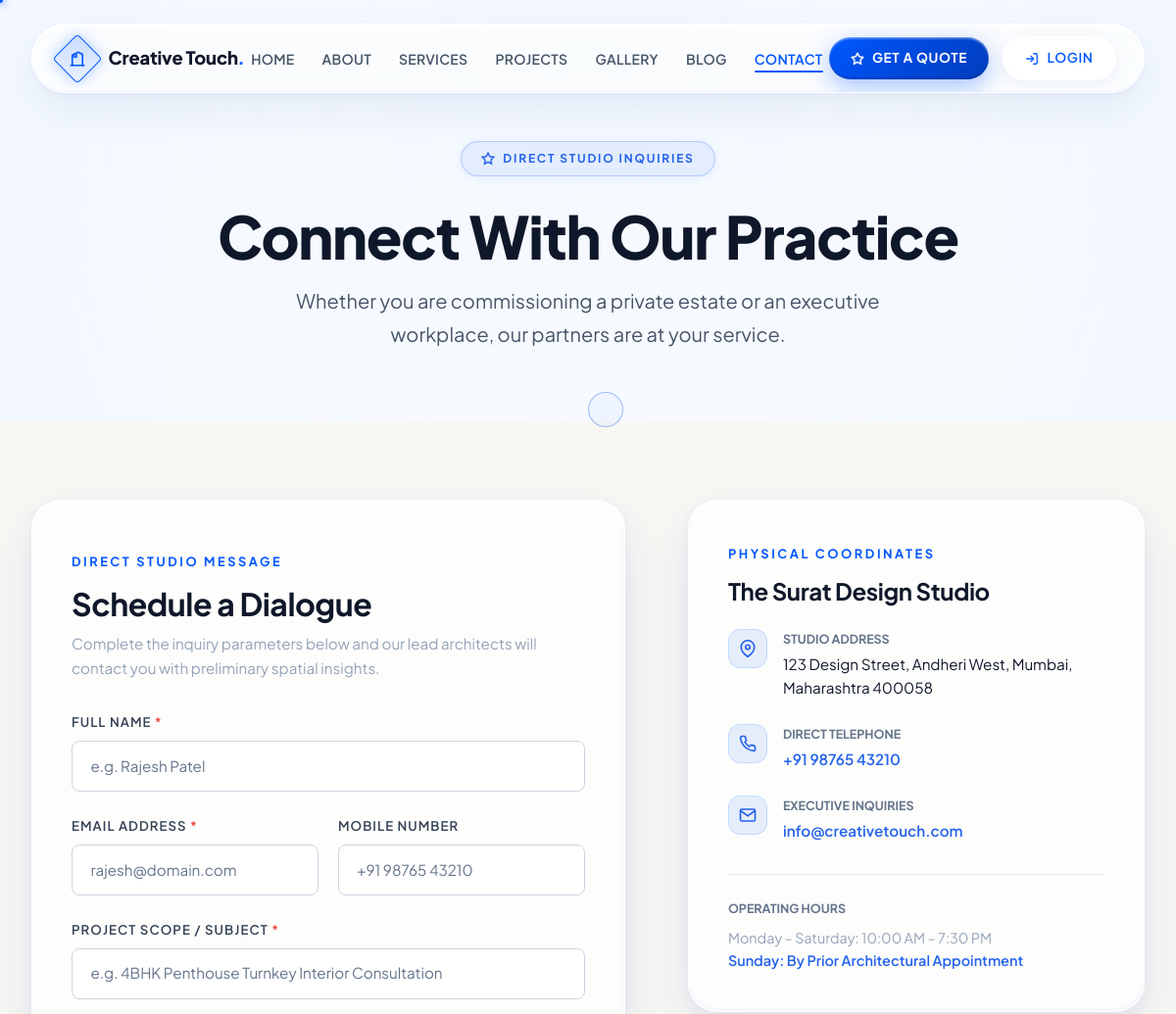
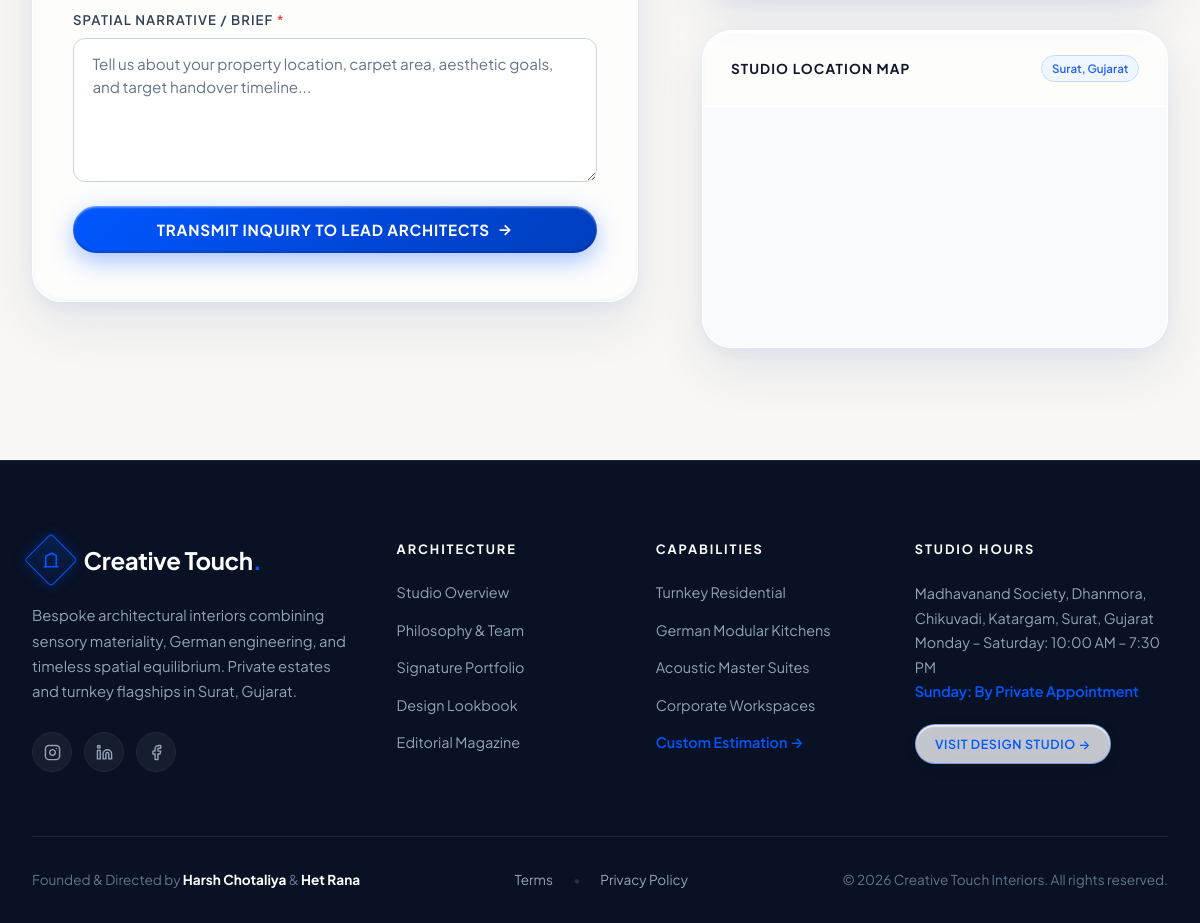
The page /contact.php on the database its author committed (2 pictures, top to bottom).
### tables this page shows
CREATE TABLE `website_content` (
  `id` int(11) NOT NULL,
  `section_key` varchar(100) NOT NULL,
  `content` text DEFAULT NULL,
  `updated_at` timestamp NOT NULL DEFAULT current_timestamp() ON UPDATE current_timestamp()
);

### includes/config.php (called while the page is built, shortened)
<?php
$conn = new mysqli(DB_HOST, DB_USER, DB_PASS, DB_NAME);
$conn->set_charset("utf8mb4");
function getSiteContent($key) {
    global $conn;
    $sql = "SELECT content FROM website_content WHERE section_key = ?";
    $stmt = $conn->prepare($sql);
    $stmt->bind_param("s", $key);
    $stmt->execute();
    $result = $stmt->get_result();
    if ($row = $result->fetch_assoc()) {
        return $row['content'];
    }
    return '';
}
?>

### contact.php (the view, shortened to what this page needs)
<?php
require_once 'includes/config.php';
$contact_address = getSiteContent('contact_address') ?: 'Madhavanand Society, Dhanmora, Chikuvadi, Katargam, Surat, Gujarat 395004';
$contact_phone = getSiteContent('contact_phone') ?: '+91 9316856961';
$contact_email = getSiteContent('contact_email') ?: 'harshchotaliya@gmail.com';
include 'includes/header.php';
?>
    <section class="spatial-hero-section" style="min-height: 50vh; padding-top: 8rem; padding-bottom: 3.5rem; background: radial-gradient(circle at 50% 20%, #eff6ff 0%, #ffffff 85%);">
        <div class="spatial-hero-scrim"></div>
        <div class="spatial-hero-content" style="padding: 1rem;">
            <div class="spatial-hero-pill">
                <svg width="14" height="14" viewBox="0 0 24 24" fill="none" stroke="currentColor" stroke-width="2.5">
                    <polygon points="12 2 15.09 8.26 22 9.27 17 14.14 18.18 21.02 12 17.77 5.82 21.02 7 14.14 2 9.27 8.91 8.26 12 2"></polygon>
                </svg>
                <span>Direct Studio Inquiries</span>
            </div>
            <h1 class="spatial-hero-title" style="font-size: clamp(2.4rem, 5vw, 4rem); margin-bottom: 1rem; color: #0f172a;">
                Connect With Our Practice
            </h1>
            <p class="spatial-hero-subtitle" style="margin-bottom: 0; color: #475569;">
                Whether you are commissioning a private estate or an executive workplace, our partners are at your service.
            </p>
        </div>
    </section>
    <section class="spatial-section" style="padding: 5rem 0 7rem;">
        <div class="container">
            <div style="display: grid; grid-template-columns: 1.3fr 1fr; gap: 4rem; align-items: start;">
                <div style="background: var(--glass-bg-card); border: 1px solid var(--glass-border); border-radius: var(--radius-2xl); padding: 3rem 2.5rem; box-shadow: var(--shadow-spatial-lg);">
                    <span class="spatial-section-eyebrow">Direct Studio Message</span>
                    <h2 style="font-size: 2rem; color: #0f172a; margin-bottom: 0.5rem;">
                        Schedule a Dialogue
                    </h2>
                    <p style="color: var(--color-stone-light); font-size: 0.95rem; margin-bottom: 2rem;">
                        Complete the inquiry parameters below and our lead architects will contact you with preliminary spatial insights.
                    </p>
                    <form id="contactForm" method="POST">
                        <div class="spatial-form-group">
                            <label class="spatial-form-label" for="contact_name">Full Name <span class="req">*</span></label>
                            <input type="text" id="contact_name" name="name" class="spatial-form-control" required placeholder="e.g. Rajesh Patel">
                        </div>
                        <div style="display: grid; grid-template-columns: 1fr 1fr; gap: 1.25rem;">
                            <div class="spatial-form-group">
                                <label class="spatial-form-label" for="contact_email">Email Address <span class="req">*</span></label>
                                <input type="email" id="contact_email" name="email" class="spatial-form-control" required placeholder="rajesh@domain.com">
                            </div>
                            <div class="spatial-form-group">
                                <label class="spatial-form-label" for="contact_phone">Mobile Number</label>
                                <input type="tel" id="contact_phone" name="phone" class="spatial-form-control" placeholder="+91 98765 43210">
                            </div>
                        </div>
                        <div class="spatial-form-group">
                            <label class="spatial-form-label" for="contact_subject">Project Scope / Subject <span class="req">*</span></label>
                            <input type="text" id="contact_subject" name="subject" class="spatial-form-control" required placeholder="e.g. 4BHK Penthouse Turnkey Interior Consultation">
                        </div>
                        <div class="spatial-form-group">
                            <label class="spatial-form-label" for="contact_message">Spatial Narrative / Brief <span class="req">*</span></label>
                            <textarea id="contact_message" name="message" rows="5" class="spatial-form-control" required placeholder="Tell us about your property location, carpet area, aesthetic goals, and target handover timeline..."></textarea>
                        </div>
                        <button type="submit" class="btn-spatial-bronze" style="width: 100%; justify-content: center; padding: 0.85rem; font-size: 0.95rem;">
                            <span>Transmit Inquiry to Lead Architects</span> &rarr;
                        </button>
                    </form>
                </div>
                <div>
                    <div style="background: var(--glass-bg-card); border: 1px solid var(--glass-border); border-radius: var(--radius-2xl); padding: 2.5rem; box-shadow: var(--shadow-spatial-lg); margin-bottom: 2rem;">
                        <span class="spatial-section-eyebrow">Physical Coordinates</span>
                        <h3 style="font-size: 1.5rem; color: #0f172a; margin-bottom: 1.5rem;">The Surat Design Studio</h3>
                        <div style="display: flex; flex-direction: column; gap: 1.5rem;">
                            <div style="display: flex; gap: 1rem; align-items: flex-start;">
                                <div style="width: 40px; height: 40px; border-radius: var(--radius-md); background: rgba(37, 99, 235, 0.1); border: 1px solid #bfdbfe; display: flex; align-items: center; justify-content: center; color: #2563eb; flex-shrink: 0;">
                                    <svg width="18" height="18" viewBox="0 0 24 24" fill="none" stroke="currentColor" stroke-width="2.2"><path d="M21 10c0 7-9 13-9 13s-9-6-9-13a9 9 0 0 1 18 0z"></path><circle cx="12" cy="10" r="3"></circle></svg>
                                </div>
                                <div>
                                    <div style="font-size: 0.78rem; text-transform: uppercase; color: var(--color-stone); font-weight: 700;">Studio Address</div>
                                    <div style="color: #0f172a; font-size: 0.95rem; margin-top: 0.2rem; line-height: 1.6;">
                                        <?php echo htmlspecialchars($contact_address); ?>
                                    </div>
                                </div>
                            </div>
                            <div style="display: flex; gap: 1rem; align-items: flex-start;">
                                <div style="width: 40px; height: 40px; border-radius: var(--radius-md); background: rgba(37, 99, 235, 0.1); border: 1px solid #bfdbfe; display: flex; align-items: center; justify-content: center; color: #2563eb; flex-shrink: 0;">
                                </div>
                                <div>
                                    <div style="font-size: 0.78rem; text-transform: uppercase; color: var(--color-stone); font-weight: 700;">Direct Telephone</div>
                                    <div style="color: #0f172a; font-size: 0.95rem; margin-top: 0.2rem;">
                                        <a href="tel:<?php echo htmlspecialchars($contact_phone); ?>" style="color: #2563eb; font-weight: 600; text-decoration: none;">
                                            <?php echo htmlspecialchars($contact_phone); ?>
                                        </a>
                                    </div>
                                </div>
                            </div>
                            <div style="display: flex; gap: 1rem; align-items: flex-start;">
                                <div style="width: 40px; height: 40px; border-radius: var(--radius-md); background: rgba(37, 99, 235, 0.1); border: 1px solid #bfdbfe; display: flex; align-items: center; justify-content: center; color: #2563eb; flex-shrink: 0;">
                                    <svg width="18" height="18" viewBox="0 0 24 24" fill="none" stroke="currentColor" stroke-width="2.2"><path d="M4 4h16c1.1 0 2 .9 2 2v12c0 1.1-.9 2-2 2H4c-1.1 0-2-.9-2-2V6c0-1.1.9-2 2-2z"></path><polyline points="22,6 12,13 2,6"></polyline></svg>
                                </div>
                                <div>
                                    <div style="font-size: 0.78rem; text-transform: uppercase; color: var(--color-stone); font-weight: 700;">Executive Inquiries</div>
                                    <div style="color: #0f172a; font-size: 0.95rem; margin-top: 0.2rem;">
                                        <a href="mailto:<?php echo htmlspecialchars($contact_email); ?>" style="color: #2563eb; font-weight: 600; text-decoration: none;">
                                            <?php echo htmlspecialchars($contact_email); ?>
                                        </a>
                                    </div>
                                </div>
                            </div>
                        </div>
                        <div style="margin-top: 2rem; padding-top: 1.5rem; border-top: 1px solid #e2e8f0;">
                            <div style="font-size: 0.78rem; text-transform: uppercase; color: var(--color-stone); font-weight: 700; margin-bottom: 0.5rem;">Operating Hours</div>
                            <p style="color: var(--color-stone-light); font-size: 0.9rem; line-height: 1.6; margin: 0;">
                                Monday – Saturday: 10:00 AM – 7:30 PM<br>
                                <span style="color: #2563eb; font-weight: 600;">Sunday: By Prior Architectural Appointment</span>
                            </p>
                        </div>
                    </div>
                    <div style="background: var(--glass-bg-card); border: 1px solid var(--glass-border); border-radius: var(--radius-2xl); overflow: hidden; box-shadow: var(--shadow-spatial-lg);">
                        <div style="padding: 1.5rem 1.75rem; border-bottom: 1px solid var(--glass-border); display: flex; justify-content: space-between; align-items: center;">
                            <span style="font-size: 0.85rem; font-weight: 700; color: #0f172a; text-transform: uppercase; letter-spacing: 0.08em;">Studio Location Map</span>
                            <span style="font-size: 0.72rem; color: #2563eb; background: #eff6ff; border: 1px solid #bfdbfe; font-weight: 600; padding: 0.2rem 0.6rem; border-radius: 999px;">Surat, Gujarat</span>
                        </div>
                        <div style="height: 240px; background: #f8fafc; position: relative; display: flex; align-items: center; justify-content: center; overflow: hidden;">
                            <iframe
                                title="Studio Location Map"
                                src="https://www.google.com/maps/embed?pb=!1m18!1m12!1m3!1d119066.4170942416!2d72.75704175317765!3d21.170240100000007!2m3!1f0!2f0!3f0!3m2!1i1024!2i768!4f13.1!3m3!1m2!1s0x3be04e59411d1563%3A0xfe4558290938b042!2sSurat%2C%20Gujarat!5e0!3m2!1sen!2sin!4v1711234567890!5m2!1sen!2sin"
                                width="100%"
                                height="100%"
                                style="border:0;"
                                allowfullscreen=""
                                loading="lazy"
>
                            </iframe>
                        </div>
                    </div>
                </div>
            </div>
        </div>
    </section>
<?php include 'includes/footer.php'; ?>

### css/style.css (style rules this page uses)
:root { --font-heading: 'Plus Jakarta Sans', 'Inter', -apple-system, BlinkMacSystemFont, sans-serif; --font-serif: 'Playfair Display', Georgia, 'Times New Roman', serif; --font-body: 'Plus Jakarta Sans', 'Inter', -apple-system, BlinkMacSystemFont, 'Segoe UI', Roboto, sans-serif; --font-main: var(--font-body); --color-primary-deep: #003ebd; --color-primary: #0057FF; --color-primary-hover: #0046d6; --color-secondary: #0057FF; --color-secondary-hover: #0046d6; --color-bright-blue: #2563eb; --color-light-blue: #eff6ff; --color-sky-blue: #e0f2fe; --color-black: #0f172a; --color-ivory: #F8F7F4; --color-white: #ffffff; --color-bg: #F8F7F4; --color-bg-alt: #f1efe9; --color-bg-subtle: #eff6ff; --color-surface-card: #ffffff; --color-surface-elevated: #ffffff; --glass-bg: rgba(255, 255, 255, 0.74); --glass-bg-card: rgba(255, 255, 255, 0.76); --glass-border: rgba(255, 255, 255, 0.88); --glass-border-blue: rgba(0, 87, 255, 0.18); --glass-blur: blur(28px) saturate(190%) contrast(92%); --glass-shadow: 0 18px 45px rgba(0, 40, 120, 0.08), inset 0 1.5px 2px rgba(255, 255, 255, 0.95), inset 0 -1.5px 3px rgba(0, 87, 255, 0.04); --shadow-3d: 0 18px 45px rgba(0, 40, 120, 0.08), 0 3px 10px rgba(0, 87, 255, 0.03), inset 0 1.5px 2px rgba(255, 255, 255, 0.95), inset 0 -1.5px 3px rgba(0, 87, 255, 0.04); --shadow-3d-hover: 0 28px 65px rgba(0, 87, 255, 0.18), 0 6px 18px rgba(15, 23, 42, 0.05), inset 0 2px 2px #ffffff, inset 0 -2px 4px rgba(0, 87, 255, 0.06); --color-blue-glow: 0 0 24px rgba(0, 87, 255, 0.28); --color-bronze: #0057FF; --color-bronze-light: #3b82f6; --color-bronze-dark: #003ebd; --color-bronze-bg: rgba(0, 87, 255, 0.08); --color-bronze-border: rgba(0, 87, 255, 0.20); --color-dark-gray: #1e293b; --color-medium-gray: #64748b; --color-light-gray: #e2e8f0; --color-gold: #0057FF; --color-gold-light: #3b82f6; --color-gold-dark: #003ebd; --color-gold-bg: rgba(0, 87, 255, 0.08); --color-gold-border: rgba(0, 87, 255, 0.20); --color-gold-glow: rgba(0, 87, 255, 0.25); --gradient-gold: linear-gradient(135deg, #0057FF 0%, #0046d6 100%); --gradient-blue: linear-gradient(135deg, #0057FF 0%, #0046d6 100%); --color-accent: #0057FF; --color-accent-hover: #0046d6; --color-accent-subtle: #eff6ff; --color-success: #10b981; --color-warning: #f59e0b; --color-danger: #ef4444; --color-text-main: #0f172a; --color-text-heading: #0f172a; --color-text-body: #334155; --color-text-muted: #64748b; --color-text-light: #94a3b8; --color-text-inverse: #ffffff; --border-color: #e2e8f0; --border-subtle: #f1f5f9; --border-focus: #0057FF; --radius-xs: 4px; --radius-sm: 8px; --radius-md: 12px; --radius-lg: 16px; --radius-xl: 22px; --radius-2xl: 28px; --radius-full: 9999px; --shadow-xs: 0 1px 2px rgba(17, 17, 17, 0.04); --shadow-sm: 0 2px 6px rgba(17, 17, 17, 0.04), 0 1px 2px rgba(17, 17, 17, 0.02); --shadow-md: 0 6px 18px rgba(17, 17, 17, 0.06), 0 2px 6px rgba(17, 17, 17, 0.03); --shadow-lg: 0 14px 32px rgba(17, 17, 17, 0.08), 0 4px 12px rgba(17, 17, 17, 0.04); --shadow-xl: 0 24px 48px rgba(17, 17, 17, 0.12), 0 8px 20px rgba(17, 17, 17, 0.06); --shadow-bronze: 0 8px 24px rgba(139, 115, 85, 0.22); --text-xs: 0.75rem; --text-sm: 0.875rem; --text-base: 1rem; --text-lg: 1.125rem; --text-xl: 1.25rem; --text-2xl: 1.625rem; --text-3xl: 2.25rem; --text-4xl: 3.25rem; --text-5xl: 4.25rem; --transition: all 0.25s cubic-bezier(0.16, 1, 0.3, 1); --transition-fast: all 0.15s ease; --transition-slow: all 0.4s cubic-bezier(0.16, 1, 0.3, 1); }
*, *::before, *::after { margin: 0; padding: 0; box-sizing: border-box; }
html { scroll-behavior: smooth; text-size-adjust: 100%; -webkit-text-size-adjust: 100%; }
body { font-family: var(--font-body); font-size: var(--text-base); line-height: 1.65; color: var(--color-text-body); background-color: var(--color-bg); -webkit-font-smoothing: antialiased; -moz-osx-font-smoothing: grayscale; overflow-x: hidden; }
h1, h2, h3, h4, .font-serif, .brand-title { font-family: var(--font-heading); color: var(--color-text-heading); font-weight: 600; line-height: 1.25; letter-spacing: -0.015em; }
p { margin-bottom: 1.15rem; }
p:last-child { margin-bottom: 0; }
a { color: var(--color-bronze); text-decoration: none; transition: var(--transition); }
.container { width: 100%; max-width: 1280px; margin-left: auto; margin-right: auto; padding-left: 2rem; padding-right: 2rem; }
section { padding: 5.5rem 0; position: relative; }

### rows shown on the page
website_content: content "123 Design Street, Andheri West, Mumbai, Maharashtra 400058"
website_content: content "+91 98765 43210"
website_content: content "info@creativetouch.com"
